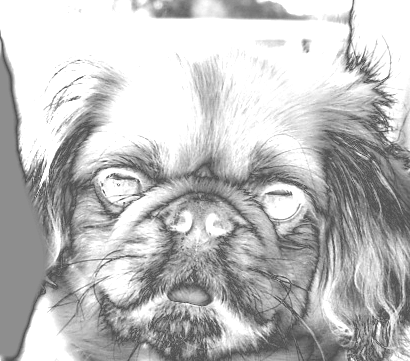
#> input picture dog.bmp, 410 x 361 px
$ python CV_Filtering.py
#> lines starting #> are read from the running program, lines starting #| are printed output that depends on the picture; after the words box and inside, x2 and y2 are one past the last pixel; in counts of white or black regions, pixels touching at a corner belong together
#> further down, image is the input picture: shape (361, 410); min 79, max 255, mean 190
import cv2
import matplotlib as plt
import numpy as np
from scipy.signal import convolve2d

def box_filter(image_path, image, k):
    mask = np.ones((k,k), np.float32)/(k**2)
    pad_size = k//2
    padded_image = np.pad(image, pad_width=pad_size, mode='constant', constant_values=0)
    filtered = image.copy()
    shape_row = filtered.shape[0]
    shape_col = filtered.shape[1]

    for i in range(shape_row):
        for j in range(shape_col):
            subarray = padded_image[i:i+k, j:j+k]
            filtered[i,j] = np.sum(mask*subarray)

    return filtered

def box_filter_open_cv(image_path, image, k):
    ksize = (k,k)
    filtered = cv2.boxFilter(image,-1,ksize)
    return filtered

def sobel_x(image, k=3):
#> called with k = 3
    mask = np.array([[-1, 0, 1],[-2, 0, 2],[-1, 0, 1]])
    pad_size = k//2
    padded_image = np.pad(image, pad_width=pad_size, mode='constant', constant_values=0)
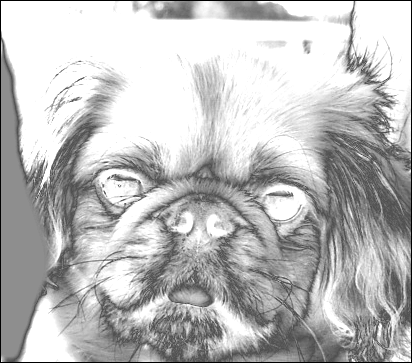
#> padded_image: shape (363, 412); min 0, max 255, mean 188

    filtered = np.zeros_like(image, dtype=np.float64)
    shape_row = filtered.shape[0]
#> shape_row = 361
    shape_col = filtered.shape[1]
#> shape_col = 410

    for i in range(shape_row):
        for j in range(shape_col):
            subimage = padded_image[i:i+k, j:j+k]
            filtered[i,j] = np.sum(mask*subimage)
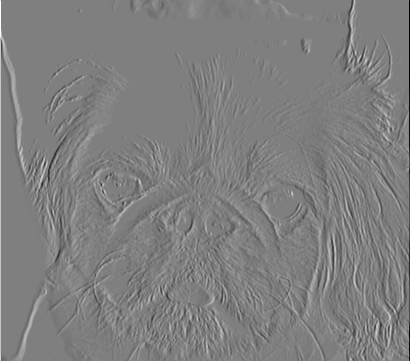
#> filtered: shape (361, 410) float64; min -1020, max 1020, mean 0.3; drawn with min black and max white

    return filtered

def sobel_y(image, k=3):
#> called with k = 3
    mask = np.array([[1, 2, 1],[0, 0, 0],[-1, -2, -1]])
    pad_size = k//2
    padded_image = np.pad(image, pad_width=pad_size, mode='constant', constant_values=0)

    filtered = np.zeros_like(image, dtype=np.float64)
    shape_row = filtered.shape[0]
#> shape_row = 361
    shape_col = filtered.shape[1]
#> shape_col = 410

    for i in range(shape_row):
        for j in range(shape_col):
            subimage = padded_image[i:i+k, j:j+k]
            filtered[i,j] = np.sum(mask*subimage)
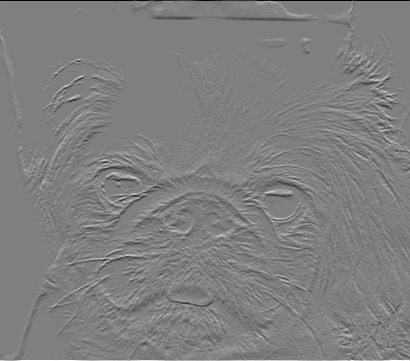
#> filtered: shape (361, 410) float64; min -1020, max 1020, mean 0.8; drawn with min black and max white

    return filtered

def sobel_x_CV2(image):
    cv2.Sobel(image,)

def sobel_y_CV2(image):
    cv2.Sobel(image,)

def gaussian_CV2(image):
    cv2.GaussianBlur(image)

def gradient_magnitude(image_x, image_y):
    mag = np.sqrt(image_x**2 + image_y**2)
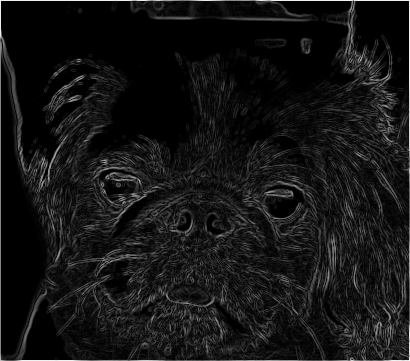
#> mag: shape (361, 410) float64; min 0, max 1081.9, mean 89; drawn with min black and max white
    return mag

def normalize_image(image):
    return ((image - np.min(image)) / (np.max(image) - np.min(image)) * 255).astype(np.uint8)

if __name__ == "__main__":
    image_path = "dog.bmp"
    image = cv2.imread(image_path, cv2.IMREAD_GRAYSCALE)

    # # no cv2 box filter
    # boxedNoCV2 = box_filter(image_path, image, 5)

    # # cv2 box filter
    # boxedCV2 = box_filter_open_cv(image_path, image, 5)

    sobelNoCV2_x = (sobel_x(image, 3))
    sobelNoCV2_y = (sobel_y(image, 3))
    sobelNoCV2_xy = normalize_image(gradient_magnitude(sobelNoCV2_x, sobelNoCV2_y))
    cv2.imshow("x",sobelNoCV2_x)
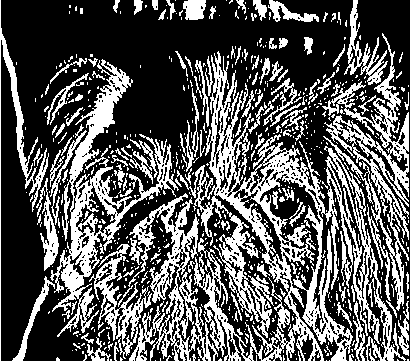
#> window 'x': shape (361, 410); 34.7% white; 689 white regions (563 under 20 px), largest, box (x1, y1, x2, y2) and area: (128, 51, 406, 361) 22215, (50, 59, 179, 337) 6799, (322, 33, 409, 311) 5009
    cv2.imshow("y",sobelNoCV2_y)
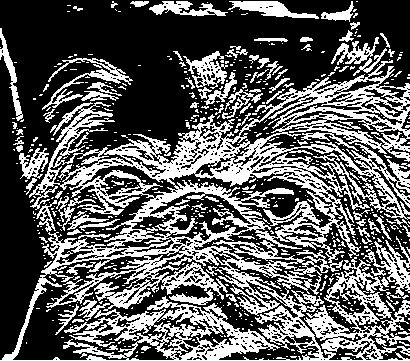
#> window 'y': shape (361, 410); 36.7% white; 607 white regions (510 under 20 px), largest, box (x1, y1, x2, y2) and area: (0, 60, 410, 361) 40941, (42, 58, 133, 110) 858, (363, 236, 410, 296) 847
    cv2.imshow("image",sobelNoCV2_xy)
    cv2.waitKey(0)
    cv2.destroyAllWindows()

$ run again, with bicycle.bmp copied over dog.bmp
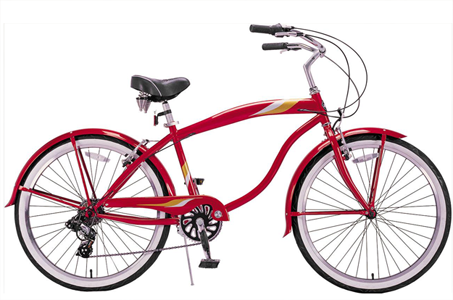
#> input picture bicycle.bmp, 453 x 300 px
#> `cv2.imshow("x",sobelNoCV2_x)`:
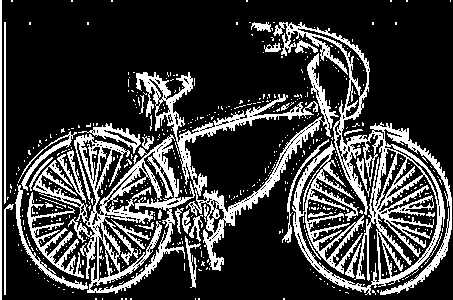
#> window 'x': shape (300, 453); 23.4% white; 565 white regions (529 under 20 px), largest, box (x1, y1, x2, y2) and area: (273, 22, 452, 295) 11324, (33, 134, 195, 294) 6776, (136, 53, 339, 271) 5700
#> `cv2.imshow("y",sobelNoCV2_y)`:
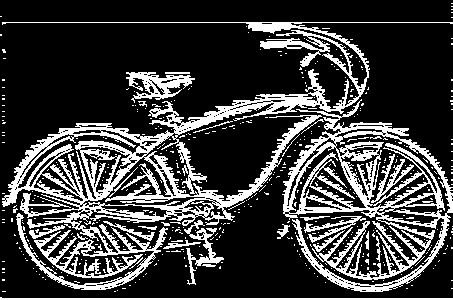
#> window 'y': shape (300, 453); 24.3% white; 478 white regions (451 under 20 px), largest, box (x1, y1, x2, y2) and area: (2, 22, 453, 290) 17662, (282, 99, 453, 292) 9615, (126, 72, 195, 103) 936
